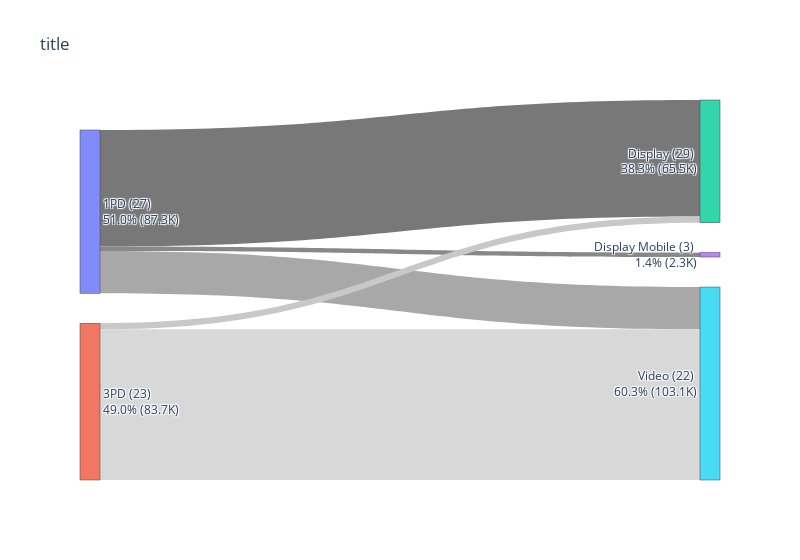

Here is the notebook cell this chart was saved with:
### Code cell
df_lvl1_seg = df.groupby(['Audience Type'])['Segment ID'].nunique().reset_index()
df_lvl2_seg = df.groupby(['Display Dell Vehicle Mapped'])['Segment ID'].nunique().reset_index()

df_lvl1_seg.rename(columns={'Audience Type':'Label', 'Segment ID':'Segments'}, inplace=True)
df_lvl2_seg.rename(columns={'Display Dell Vehicle Mapped':'Label', 'Segment ID':'Segments'}, inplace=True)

segment_df = pd.concat([df_lvl1_seg, df_lvl2_seg])


df_lvl1 = df.groupby(['Audience Type', 'Display Dell Vehicle Mapped'])['Spend'].sum().reset_index()

df_lvl1.rename(columns={'Audience Type':'Source', 'Display Dell Vehicle Mapped':'Target', 'Spend':'Value'}, inplace=True)

unique_values = pd.unique(df_lvl1[['Source', 'Target']].values.ravel('K'))

mapping_df = pd.DataFrame({'Label': unique_values.tolist()
                                          , 'Value': [i for i in range(len(unique_values))]})

# Replace values based on the mappings
df_lvl1['Source'] = df_lvl1['Source'].replace(mapping_df.set_index('Label')['Value'])
df_lvl1['Target'] = df_lvl1['Target'].replace(mapping_df.set_index('Label')['Value'])

# Contact the dataframes in just one
concat_df = pd.concat([
                       df_lvl1[['Source','Target','Value']]
                    ], ignore_index=True)

##########
df_source = concat_df.groupby('Source')['Value'].sum().reset_index()
total_sum_source = df_source['Value'].sum()
df_source['Percentage'] = (df_source['Value'] / total_sum_source) * 100
df_source.rename(columns={'Value':'Total','Source':'Value'}, inplace=True)

df_target = concat_df.groupby('Target')['Value'].sum().reset_index()
total_sum_target = df_target['Value'].sum()
df_target['Percentage'] = (df_target['Value'] / total_sum_target) * 100
df_target.rename(columns={'Value':'Total','Target':'Value'}, inplace=True)

totals_df = pd.concat([df_source, df_target])

merged_df = mapping_df.merge(totals_df, on='Value', how='left').merge(segment_df, on='Label', how='left')

merged_df['Label_x'] = merged_df['Label'] + " (" + merged_df['Segments'].apply(format_value) + ") " + "<br>" + merged_df['Percentage'].apply(lambda x: f'{x:.1f}%')+ " (" + merged_df['Total'].apply(format_value) + ")"
############



# Sample data
source = df_lvl1['Source'].values.tolist()
target = df_lvl1['Target'].values.tolist()
value = df_lvl1['Value'].values.tolist()
labels = merged_df['Label_x'].values.tolist()

# List of colors for each link based on some condition or data
colors = generate_gray_tones(len(source))

# Create links
link = dict(source=source, target=target, value=value, color=colors)

# Create nodes
node = dict(label=labels, pad=30, thickness=20)

# Create a Sankey object
chart = go.Sankey(link=link, node=node, arrangement="snap")

# Build a figure
fig = go.Figure(chart)

# Add a title to the figure
fig.update_layout(title_text='title', width=800)

fig.show()

#html_file_path = 'html/' + title + ".html"
#pio.write_html(fig, file=html_file_path)

### Figure 1 — Plotly figure (JSON) as saved in the notebook; plotly's stock layout.template omitted (floating-point values rounded to 4 significant figures)
{"data": [{"arrangement": "snap", "link": {"color": ["#787878", "#888888", "#989898", "#A8A8A8", "#B8B8B8", "#C8C8C8", "#D8D8D8"], "source": [0, 0, 0, 0, 1, 1, 1], "target": [2, 3, 4, 5, 6, 2, 5], "value": [62310.0, 2344.0, 0, 22600.0, 0, 3224.0, 80520.0]}, "node": {"label": ["1PD (27) <br>51.0% (87.3K)", "3PD (23) <br>49.0% (83.7K)", "Display (29) <br>38.3% (65.5K)", "Display Mobile (3) <br>1.4% (2.3K)", "Lead Generation (4) <br>0.0% (0)", "Video (22) <br>60.3% (103.1K)", "Audio (10) <br>0.0% (0)"], "pad": 30, "thickness": 20}, "type": "sankey"}], "layout": {"title": {"text": "title"}, "width": 800}}
